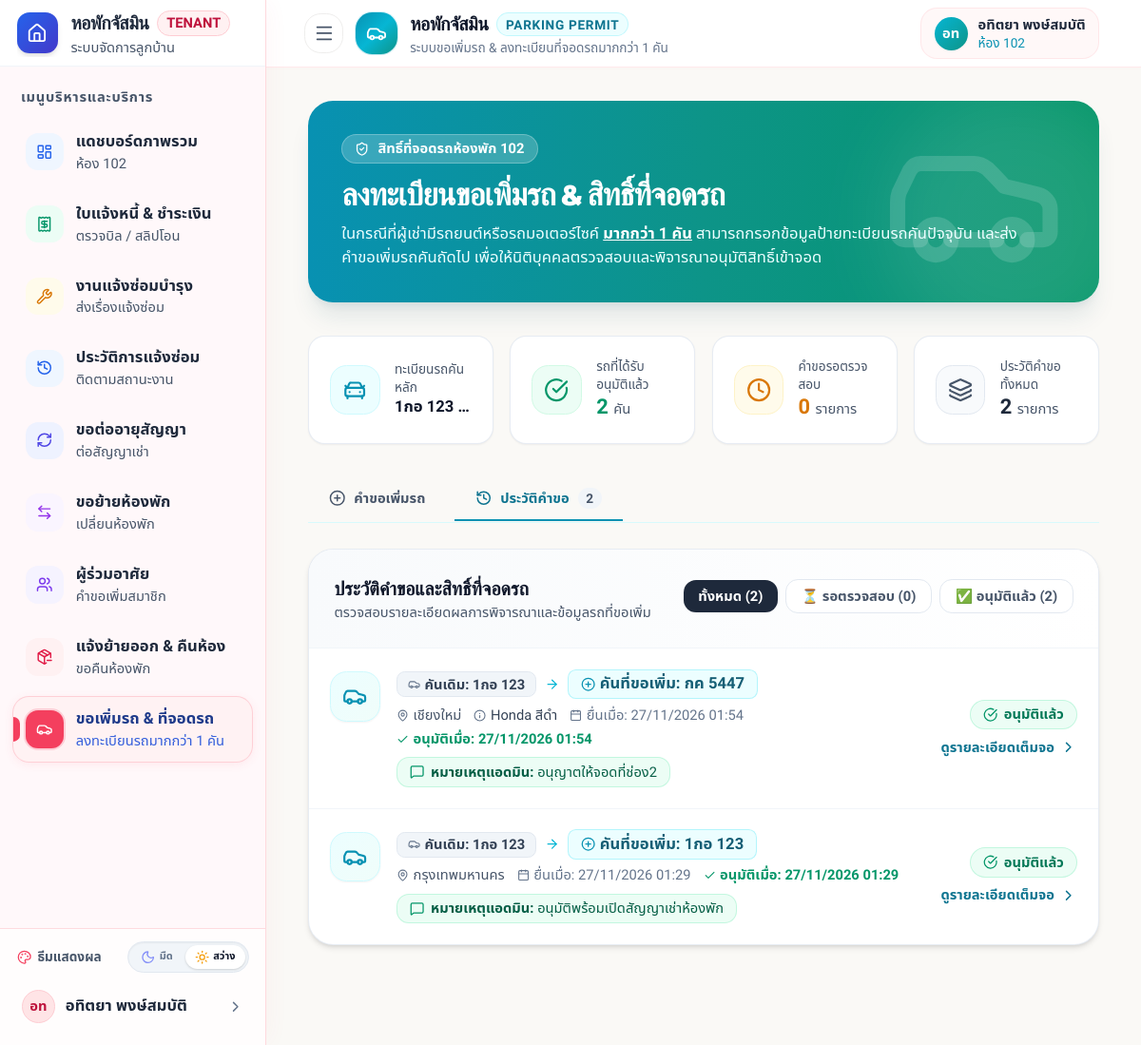
The app's page /tenant_parking.php?tab=history (signed in) with its own data.
### tables this page shows
CREATE TABLE `lease` (
  `leaseId` int(11) NOT NULL AUTO_INCREMENT,
  `tenantId` int(11) DEFAULT NULL,
  `roomId` int(11) DEFAULT NULL,
  `startDate` date NOT NULL,
  `endDate` date NOT NULL,
  `status` varchar(20) DEFAULT 'Active',
  `leaseImage` varchar(255) DEFAULT NULL,
  `depositAmount` decimal(10,2) NOT NULL DEFAULT 0.00,
  `moveOutRequestDate` date DEFAULT NULL,
  `bankName` varchar(100) DEFAULT NULL,
  `bankAccount` varchar(50) DEFAULT NULL,
  `accountName` varchar(100) DEFAULT NULL,
  `moveOutReason` text DEFAULT NULL,
  `moveOutStatus` varchar(50) DEFAULT NULL,
  `finalElectricFee` decimal(10,2) DEFAULT 0.00,
  `finalWaterFee` decimal(10,2) DEFAULT 0.00,
  `cleaningFee` decimal(10,2) DEFAULT 0.00,
  `damageFee` decimal(10,2) DEFAULT 0.00,
  `breachFee` decimal(10,2) DEFAULT 0.00,
  `damageDetail` text DEFAULT NULL,
  `netRefundAmount` decimal(10,2) DEFAULT 0.00,
  `settledAt` datetime DEFAULT NULL,
  `refundReceipt` varchar(255) DEFAULT NULL,
  `tenantPaymentSlip` varchar(255) DEFAULT NULL,
  `initialWaterMeter` decimal(10,2) DEFAULT 0.00,
  `initialElectricMeter` decimal(10,2) DEFAULT 0.00,
  `vehiclePlate` varchar(50) DEFAULT NULL,
  `parkingPlan` varchar(20) DEFAULT 'None',
  `parkingFee` decimal(10,2) DEFAULT 0.00,
  `internetPlan` varchar(20) DEFAULT 'None',
  `internetFee` decimal(10,2) DEFAULT 0.00,
  `vehicleProvince` varchar(100) DEFAULT NULL,
  `vehicleType` varchar(30) DEFAULT 'Car',
  `moveOutCreatedAt` datetime DEFAULT NULL,
  PRIMARY KEY (`leaseId`),
  KEY `tenantId` (`tenantId`),
  KEY `roomId` (`roomId`),
  CONSTRAINT `lease_ibfk_1` FOREIGN KEY (`tenantId`) REFERENCES `user` (`userId`) ON DELETE CASCADE,
  CONSTRAINT `lease_ibfk_2` FOREIGN KEY (`roomId`) REFERENCES `room` (`roomId`) ON DELETE CASCADE
);

CREATE TABLE `room` (
  `roomId` int(11) NOT NULL AUTO_INCREMENT,
  `roomNumber` varchar(10) NOT NULL,
  `roomType` varchar(50) DEFAULT NULL,
  `floor` int(11) DEFAULT NULL,
  `rentPrice` decimal(10,2) NOT NULL,
  `status` varchar(20) DEFAULT 'Available',
  PRIMARY KEY (`roomId`),
  UNIQUE KEY `roomNumber` (`roomNumber`)
);

CREATE TABLE `parking_requests` (
  `id` int(11) NOT NULL AUTO_INCREMENT,
  `tenantId` int(11) NOT NULL,
  `roomId` int(11) NOT NULL,
  `currentPlate` varchar(50) NOT NULL,
  `additionalPlate` varchar(50) NOT NULL,
  `vehicleType` varchar(30) NOT NULL DEFAULT 'Car',
  `brandModel` varchar(100) DEFAULT NULL,
  `province` varchar(100) DEFAULT NULL,
  `vehicleImage` varchar(255) DEFAULT NULL,
  `reason` text DEFAULT NULL,
  `status` varchar(30) NOT NULL DEFAULT 'Pending',
  `adminRemark` text DEFAULT NULL,
  `cancelReason` text DEFAULT NULL,
  `approvedAt` datetime DEFAULT NULL,
  `cancelledAt` datetime DEFAULT NULL,
  `created_at` timestamp NOT NULL DEFAULT current_timestamp(),
  `updated_at` timestamp NOT NULL DEFAULT current_timestamp() ON UPDATE current_timestamp(),
  PRIMARY KEY (`id`),
  KEY `tenantId` (`tenantId`),
  KEY `roomId` (`roomId`),
  KEY `status` (`status`)
);

### tenant_parking.php (the view, shortened to what the rows shown need)
<?php
require_once 'includes/db_connect.php';
$tenantId = (int)$_SESSION['user_id'];
$tenantName = $_SESSION['full_name'] ?? 'ผู้เช่า';
$stmtRoom = $conn->prepare("
    SELECT r.roomId, r.roomNumber, r.roomType, r.floor, l.leaseId, l.startDate, l.endDate, l.vehiclePlate, l.vehicleProvince, l.vehicleType
    FROM Lease l
    JOIN Room r ON l.roomId = r.roomId
    WHERE l.tenantId = ? AND l.status = 'Active'
    LIMIT 1
");
$stmtRoom->execute([$tenantId]);
$myRoom = $stmtRoom->fetch(PDO::FETCH_ASSOC);
$myRoomNumber = $myRoom ? ($myRoom['roomNumber'] ?? '') : '';
$roomId = $myRoom ? (int)$myRoom['roomId'] : null;
$parkingRequests = [];
if ($roomId) {
    try {
        $stmtList = $conn->prepare("
            SELECT p.*, r.roomNumber
            FROM parking_requests p
            JOIN Room r ON p.roomId = r.roomId
            WHERE p.tenantId = ?
            ORDER BY p.id DESC
        ");
        $stmtList->execute([$tenantId]);
        $parkingRequests = $stmtList->fetchAll(PDO::FETCH_ASSOC);
    } catch(PDOException $e) {}
}
$latestCurrentPlate = '';
$latestCurrentProvince = '';
$historyRequests = [];
foreach ($parkingRequests as $pr) {
    $historyRequests[] = $pr;
    if (empty($latestCurrentPlate) && !empty($pr['currentPlate'])) {
        $latestCurrentPlate = $pr['currentPlate'];
        $latestCurrentProvince = $pr['province'] ?? '';
    }
}
$activeTab = isset($_GET['tab']) && $_GET['tab'] === 'history' ? 'history' : 'request';
?>
<!DOCTYPE html>
<html lang="th">
<head>
  <script src="https://cdn.tailwindcss.com"></script>
</head>
<body class="min-h-screen flex flex-col antialiased selection:bg-rose-500 selection:text-white bg-[#FAF9F6] text-slate-800 pb-16">
  <header class="sticky top-0 z-40 bg-white/95 backdrop-blur-md border-b border-rose-100/80 shadow-[0_1px_4px_0_rgba(244,63,94,0.03)]">
    <div class="max-w-7xl mx-auto px-4 sm:px-6 lg:px-8">
      <div class="flex items-center justify-between h-16">
        <div class="flex items-center space-x-3">
          <div class="flex items-center space-x-2.5 bg-rose-50/50 hover:bg-rose-50/80 border border-rose-100/80 rounded-2xl px-3 py-1.5 transition">
            <div class="text-left hidden sm:block">
              <div class="text-xs font-bold text-slate-800 leading-tight"><?php echo htmlspecialchars($tenantName); ?></div>
              <div class="text-[10px] text-cyan-600 font-medium">
                <?php echo !empty($myRoomNumber) ? "ห้อง {$myRoomNumber}" : 'ลูกบ้าน'; ?>
              </div>
            </div>
          </div>
        </div>
      </div>
    </div>
  </header>
  <main class="flex-grow max-w-7xl w-full mx-auto px-4 sm:px-6 lg:px-8 py-6 sm:py-8">
    <div class="bg-gradient-to-r from-cyan-600 via-teal-600 to-emerald-600 rounded-3xl p-6 sm:p-8 text-white shadow-xl shadow-cyan-900/10 mb-8 relative overflow-hidden">
      <div class="relative z-10 max-w-2xl">
        <div class="inline-flex items-center gap-2 px-3 py-1 rounded-full bg-white/20 backdrop-blur-md border border-white/25 text-white text-xs font-semibold mb-3">
          <i data-lucide="shield-check" class="w-3.5 h-3.5"></i> สิทธิ์ที่จอดรถห้องพัก <?php echo htmlspecialchars($myRoomNumber); ?>
        </div>
        <h1 class="font-display text-2xl sm:text-3xl font-bold tracking-tight text-white mb-2">
          ลงทะเบียนขอเพิ่มรถ & สิทธิ์ที่จอดรถ
        </h1>
        <p class="text-cyan-50 text-sm leading-relaxed">
          ในกรณีที่ผู้เช่ามีรถยนต์หรือรถมอเตอร์ไซค์ <span class="font-bold underline text-white">มากกว่า 1 คัน</span> สามารถกรอกข้อมูลป้ายทะเบียนรถคันปัจจุบัน และส่งคำขอเพิ่มรถคันถัดไป เพื่อให้นิติบุคคลตรวจสอบและพิจารณาอนุมัติสิทธิ์เข้าจอด
        </p>
      </div>
    </div>
    <div class="grid grid-cols-2 lg:grid-cols-4 gap-4 mb-8">
      <div class="bg-white rounded-2xl p-4 sm:p-5 border border-slate-200/80 shadow-sm flex items-center gap-3.5">
        <div class="min-w-0">
          <div class="text-[11px] font-medium text-slate-500">ทะเบียนรถคันหลัก</div>
          <div class="text-sm sm:text-base font-bold text-slate-900 truncate">
            <?php
              if (!empty($latestCurrentPlate)) {
                echo htmlspecialchars($latestCurrentPlate);
                if (!empty($latestCurrentProvince)) {
                  echo ' <span class="text-xs font-normal text-slate-500">(' . htmlspecialchars($latestCurrentProvince) . ')</span>';
                }
              } else {
                echo '<span class="text-slate-400 font-normal">ยังไม่ได้ลงทะเบียน</span>';
              }
            ?>
          </div>
        </div>
      </div>
    </div>
    <div id="content-parking-history" class="<?php echo ($activeTab === 'history') ? '' : 'hidden'; ?>">
      <div class="bg-white rounded-3xl border border-slate-200/80 shadow-md overflow-hidden">
        <div class="p-5 sm:p-6 border-b border-slate-100 flex flex-col sm:flex-row sm:items-center justify-between gap-4 bg-gradient-to-r from-slate-50 to-white">
          <div>
            <h2 class="font-display font-bold text-slate-900 text-lg">ประวัติคำขอและสิทธิ์ที่จอดรถ</h2>
          </div>
        </div>
        <div class="divide-y divide-slate-100" id="requestsListContainer">
          <?php if (empty($historyRequests)): ?>
            <div class="p-12 text-center">
              <div class="w-16 h-16 rounded-full bg-cyan-50 text-cyan-500 flex items-center justify-center mx-auto mb-3">
                <i data-lucide="folder-clock" class="w-8 h-8"></i>
              </div>
              <h3 class="font-display font-bold text-slate-800 text-base mb-1">ยังไม่มีประวัติคำขอที่เสร็จสิ้น</h3>
              <p class="text-xs text-slate-400 max-w-sm mx-auto mb-4">เมื่อนิติบุคคลตรวจสอบและอนุมัติคำขอเพิ่มรถของคุณแล้ว รายการจะแสดงในหน้านี้</p>
              <button type="button" onclick="switchParkingTab('request')" class="inline-flex items-center gap-1.5 px-4 py-2 bg-cyan-50 hover:bg-cyan-100 text-cyan-700 font-bold rounded-xl text-xs transition cursor-pointer">
                <i data-lucide="plus-circle" class="w-4 h-4"></i> ไปที่หน้าคำขอเพิ่มรถ
              </button>
            </div>
          <?php else: ?>
            <?php foreach ($historyRequests as $pr):
              $status = $pr['status'];
              $statusBadge = '';
              $statusRowClass = '';
              if ($status === 'Pending') {
                  $statusBadge = '<span class="inline-flex items-center gap-1.5 px-3 py-1 rounded-full text-xs font-bold bg-amber-50 text-amber-700 border border-amber-200/60"><span class="w-2 h-2 rounded-full bg-amber-500 animate-pulse"></span> รอตรวจสอบ</span>';
                  $statusRowClass = 'item-pending';
              } elseif ($status === 'Approved') {
                  $statusBadge = '<span class="inline-flex items-center gap-1.5 px-3 py-1 rounded-full text-xs font-bold bg-emerald-50 text-emerald-700 border border-emerald-200/60"><i data-lucide="check-circle" class="w-3.5 h-3.5 text-emerald-600"></i> อนุมัติแล้ว</span>';
                  $statusRowClass = 'item-approved';
              } elseif ($status === 'Cancelled') {
                  $statusBadge = '<span class="inline-flex items-center gap-1.5 px-3 py-1 rounded-full text-xs font-bold bg-slate-100 text-slate-600 border border-slate-200"><i data-lucide="slash" class="w-3.5 h-3.5"></i> ยกเลิกแล้ว</span>';
                  $statusRowClass = 'item-cancelled';
              } elseif ($status === 'Rejected') {
                  $statusBadge = '<span class="inline-flex items-center gap-1.5 px-3 py-1 rounded-full text-xs font-bold bg-rose-50 text-rose-700 border border-rose-200/60"><i data-lucide="x-circle" class="w-3.5 h-3.5"></i> ปฏิเสธ</span>';
                  $statusRowClass = 'item-cancelled';
              }
              $vIcon = 'car';
            ?>
              <div onclick="openDetailModal(<?php echo htmlspecialchars(json_encode($pr), ENT_QUOTES, 'UTF-8'); ?>)"
                   class="p-5 hover:bg-cyan-50/20 transition cursor-pointer select-none group request-card <?php echo $statusRowClass; ?>"
                   data-status="<?php echo htmlspecialchars($status); ?>">
                <div class="flex flex-col sm:flex-row sm:items-center justify-between gap-4">
                  <div class="flex items-start gap-4">
                    <div class="w-12 h-12 rounded-2xl bg-gradient-to-br from-cyan-50 to-teal-50 border border-cyan-100 text-cyan-600 flex items-center justify-center shrink-0 shadow-sm mt-0.5 group-hover:scale-105 transition-transform">
                      <i data-lucide="<?php echo $vIcon; ?>" class="w-6 h-6"></i>
                    </div>
                    <div>
                      <div class="flex flex-wrap items-center gap-2 mb-1.5">
                        <span class="inline-flex items-center gap-1 px-2.5 py-0.5 rounded-lg bg-slate-100 text-slate-700 text-xs font-bold border border-slate-200" title="ทะเบียนรถคันปัจจุบัน">
                          <i data-lucide="car" class="w-3 h-3 text-slate-400"></i> คันเดิม: <?php echo htmlspecialchars($pr['currentPlate']); ?>
                        </span>
                        <i data-lucide="arrow-right" class="w-3.5 h-3.5 text-cyan-500"></i>
                        <span class="inline-flex items-center gap-1 px-3 py-0.5 rounded-lg bg-cyan-50 text-cyan-800 text-sm font-extrabold border border-cyan-200/80" title="ทะเบียนรถคันที่ขอเพิ่ม">
                          <i data-lucide="plus-circle" class="w-3.5 h-3.5 text-cyan-600"></i> คันที่ขอเพิ่ม: <?php echo htmlspecialchars($pr['additionalPlate']); ?>
                        </span>
                      </div>
                      <div class="flex flex-wrap items-center gap-x-3 gap-y-1 text-xs text-slate-500">
                        <?php if(!empty($pr['province'])): ?>
                          <span class="flex items-center gap-1">
                            <i data-lucide="map-pin" class="w-3 h-3 text-slate-400"></i> <?php echo htmlspecialchars($pr['province']); ?>
                          </span>
                        <?php endif; ?>
                        <?php if(!empty($pr['brandModel'])): ?>
                          <span class="flex items-center gap-1 font-medium text-slate-700">
                            <i data-lucide="info" class="w-3 h-3 text-slate-400"></i> <?php echo htmlspecialchars($pr['brandModel']); ?>
                          </span>
                        <?php endif; ?>
                        <span class="flex items-center gap-1 text-slate-400">
                          <i data-lucide="calendar" class="w-3 h-3"></i> ยื่นเมื่อ: <?php echo date('d/m/Y H:i', strtotime($pr['created_at'])); ?>
                        </span>
                        <?php if($status === 'Approved' && !empty($pr['approvedAt'])): ?>
                          <span class="flex items-center gap-1 text-emerald-600 font-semibold">
                            <i data-lucide="check" class="w-3 h-3"></i> อนุมัติเมื่อ: <?php echo date('d/m/Y H:i', strtotime($pr['approvedAt'])); ?>
                          </span>
                        <?php endif; ?>
                      </div>
                      <?php if (!empty($pr['adminRemark'])): ?>
                        <div class="mt-2 text-xs bg-emerald-50 text-emerald-800 px-3 py-1 rounded-xl border border-emerald-200/60 inline-flex items-center gap-1.5">
                          <i data-lucide="message-square" class="w-3.5 h-3.5 text-emerald-600 shrink-0"></i>
                          <span><strong>หมายเหตุแอดมิน:</strong> <?php echo htmlspecialchars($pr['adminRemark']); ?></span>
                        </div>
                      <?php endif; ?>
                    </div>
                  </div>
                  <div class="flex sm:flex-col items-end justify-between sm:justify-center gap-2 shrink-0">
                    <div><?php echo $statusBadge; ?></div>
                    <div class="flex items-center gap-1.5 text-xs font-bold text-cyan-700 group-hover:text-cyan-800 group-hover:translate-x-1 transition-transform">
                      <span class="hidden sm:inline">ดูรายละเอียดเต็มจอ</span>
                      <i data-lucide="chevron-right" class="w-4 h-4"></i>
                    </div>
                  </div>
                </div>
              </div>
            <?php endforeach; ?>
          <?php endif; ?>
        </div>
      </div>
    </div>
  </main>
</body>
</html>

### records on screen
lease: roomId.roomNumber "102"
parking_requests: currentPlate "1กอ 123", additionalPlate "กค 5447", province "เชียงใหม่", brandModel "Honda สีดำ", created_at "27/11/2026 01:54", approvedAt "27/11/2026 01:54", adminRemark "อนุญาตให้จอดที่ช่อง2", status "Approved" (drawn)
parking_requests: currentPlate "1กอ 123", additionalPlate "1กอ 123", province "กรุงเทพมหานคร", created_at "27/11/2026 01:29", approvedAt "27/11/2026 01:29", adminRemark "อนุมัติพร้อมเปิดสัญญาเช่าห้องพัก", status "Approved" (drawn)

### other values on screen
$item['title'] "แดชบอร์ดภาพรวม"
$item['subtitle'] "ห้อง 102"
$item['title'] "ใบแจ้งหนี้ & ชำระเงิน"
$item['subtitle'] "ตรวจบิล / สลิปโอน"
$item['title'] "งานแจ้งซ่อมบำรุง"
$item['subtitle'] "ส่งเรื่องแจ้งซ่อม"
$item['title'] "ประวัติการแจ้งซ่อม"
$item['subtitle'] "ติดตามสถานะงาน"
$item['title'] "ขอต่ออายุสัญญา"
$item['subtitle'] "ต่อสัญญาเช่า"
$item['title'] "ขอย้ายห้องพัก"
$item['subtitle'] "เปลี่ยนห้องพัก"
$item['title'] "ผู้ร่วมอาศัย"
$item['subtitle'] "คำขอเพิ่มสมาชิก"
$item['title'] "แจ้งย้ายออก & คืนห้อง"
